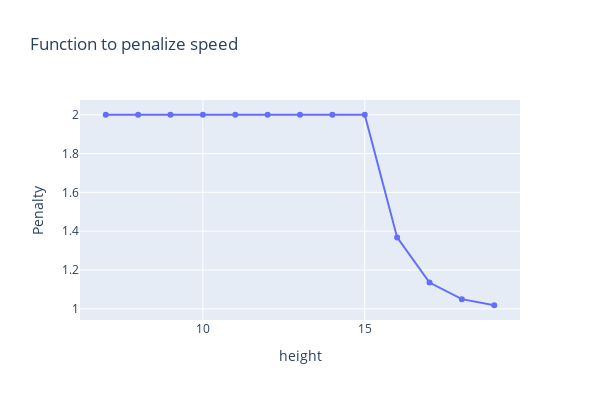

Notebook code cell kept with this figure:
### Markdown cell above
We can also discourage the system from going too far away. 
To achieve this, we set a minimum bound for the height.

$$ \exp(0) + \exp(Min( y\_upper\_limit - futur\_pos\_y, 0)) $$

### Code cell
y_upper_limit = 15
futur_pos_y = np.arange(7, 20)


fig = go.Figure()
fig.add_trace(go.Scatter(
    x = futur_pos_y,
    y = np.array([np.exp(0) + np.exp(np.min([val, 0])) for val in -futur_pos_y + y_upper_limit ]),
    name='height constraint',
    mode='lines+markers'
))

fig.update_xaxes(title_text = "height")
fig.update_yaxes(title_text = "Penalty")
fig.update_layout(height=400, width=600, title_text="Function to penalize speed")

### Figure 1 — Plotly figure (JSON) as saved in the notebook; plotly's stock layout.template omitted (floating-point values rounded to 4 significant figures)
{"data": [{"mode": "lines+markers", "name": "height constraint", "type": "scatter", "x": [7, 8, 9, 10, 11, 12, 13, 14, 15, 16, 17, 18, 19], "y": [2, 2, 2, 2, 2, 2, 2, 2, 2, 1.368, 1.135, 1.05, 1.018]}], "layout": {"height": 400, "title": {"text": "Function to penalize speed"}, "width": 600, "xaxis": {"title": {"text": "height"}}, "yaxis": {"title": {"text": "Penalty"}}}}
